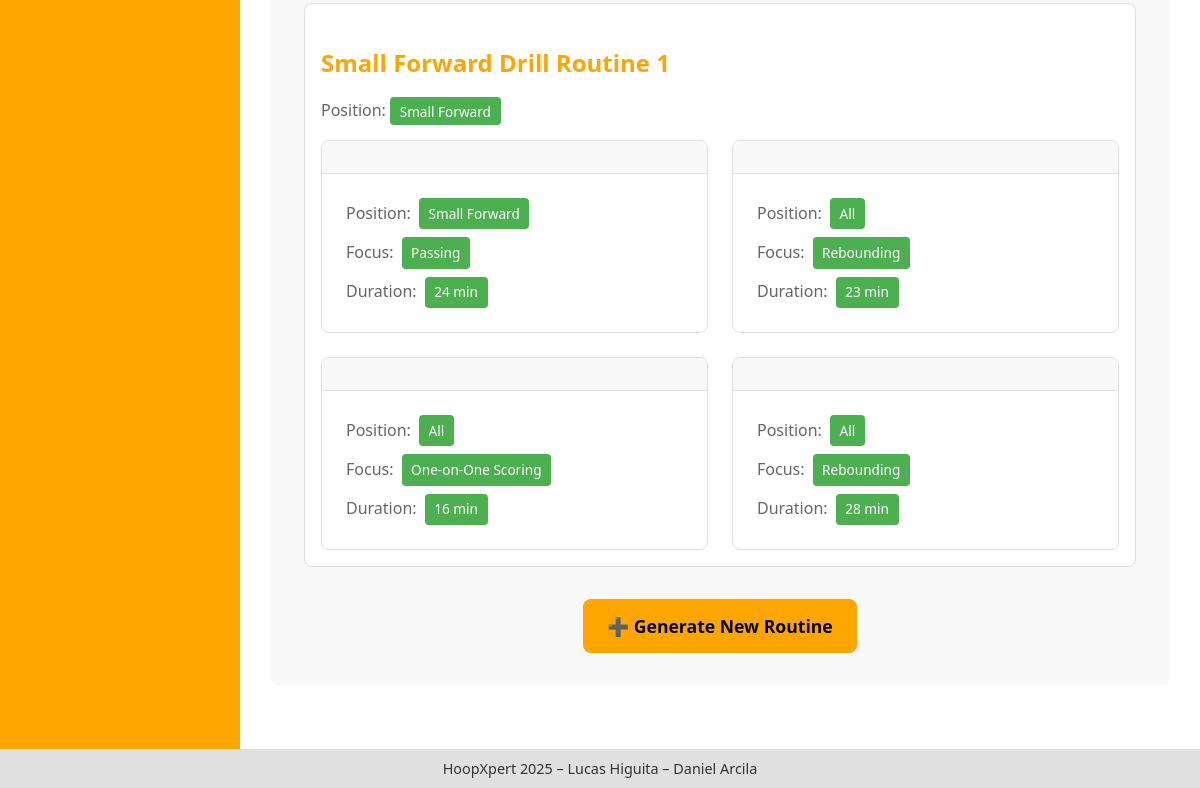
Before: /drills_list/ (lower part) with the older database file.
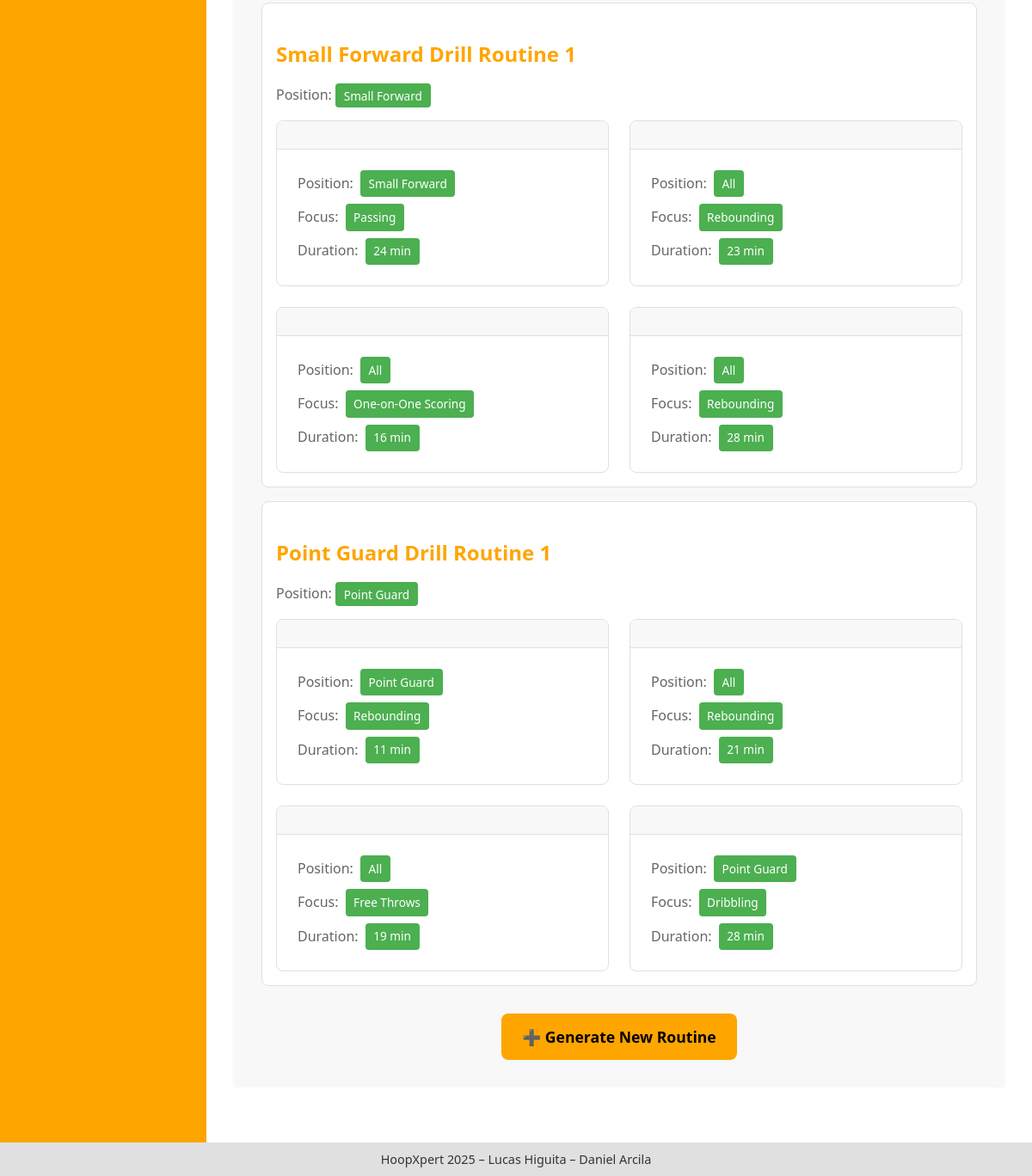
After: the same page with the newer database file.
### workout/models.py (models this page shows, shortened)
class BasketballWorkout(models.Model):
    name = models.CharField(max_length=100)
    workout_type = models.CharField(max_length=50)  # Esto almacena la posición usada
    exercises = models.ManyToManyField(BasketballDrill)

class BasketballDrill(models.Model):
    exercise_name = models.CharField(max_length=100)
    position = models.CharField(max_length=50, choices=[
        ('Point Guard', 'Point Guard'),
        ('Shooting Guard', 'Shooting Guard'),
        ('Small Forward', 'Small Forward'),
        ('Power Forward', 'Power Forward'),
        ('Center', 'Center'),
        ('All', 'All Positions')
    ])
    focus_skill = models.CharField(max_length=100)
    duration_min = models.PositiveIntegerField()

### workout/views.py (the view)
# urls.py: path('drills_list/', workout_views.drills_list),
def drills_list(request):
    drills = BasketballWorkout.objects.all()
    return render(request, 'drills_list.html', {'drills': drills})

### workout/templates/drills_list.html (shortened to what this page needs)
{% extends "base.html" %}
{% block content %}
<!DOCTYPE html>
<html lang="en">
<head>
</head>
<body>
    <main>
        <div class="drill-container">
            {% if drills %}
                <div class="workout-list">
                    {% for workout in drills %}
                        <div class="workout-item">
                            <h3 class="workout-name">{{ workout.name }}</h3>
                            <p class="workout-type">Position: <span class="badge">{{ workout.workout_type }}</span></p>
                            <ul class="drill-list">
                                {% for drill in workout.exercises.all %}
                                    <li class="drill-card">
                                        <div class="drill-header">
                                        </div>
                                        <div class="drill-info">
                                            {% if drill.position %}
                                                <p>Position: <span class="badge">{{ drill.position }}</span></p>
                                            {% endif %}
                                            {% if drill.focus_skill %}
                                                <p>Focus: <span class="badge">{{ drill.focus_skill }}</span></p>
                                            {% endif %}
                                            {% if drill.duration_min %}
                                                <p>Duration: <span class="badge">{{ drill.duration_min }} min</span></p>
                                            {% endif %}
                                        </div>
                                    </li>
                                {% endfor %}
                            </ul>
                        </div>
                    {% endfor %}
                </div>
            {% else %}
                <div class="empty-state">
                    <p>No workouts available. Generate a new routine!</p>
                </div>
            {% endif %}
            <div class="action-buttons">
                <a href="/basketball_drills/" class="btn">➕ Generate New Routine</a>
            </div>
        </div>
    </main>
</body>
</html>
{% endblock %}

Changed rows visible on the page:
added BasketballWorkout: name "Point Guard Drill Routine 1", workout_type "Point Guard"
now on this page (row unchanged): BasketballDrill: position "Point Guard", focus_skill "Rebounding", duration_min "11", shown under "Point Guard Drill Routine 1"
now on this page (row unchanged): BasketballDrill: position "All", focus_skill "Rebounding", duration_min "21", shown under "Point Guard Drill Routine 1"
now on this page (row unchanged): BasketballDrill: position "All", focus_skill "Free Throws", duration_min "19", shown under "Point Guard Drill Routine 1"
now on this page (row unchanged): BasketballDrill: position "Point Guard", focus_skill "Dribbling", duration_min "28", shown under "Point Guard Drill Routine 1"
